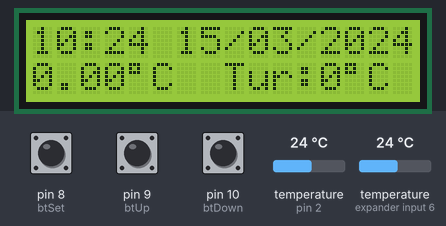
The sketch below on a simulated Arduino Uno, built with avr-gcc and run on an emulated ATmega328P. Shown: 16×2 character LCD. The inputs (shaded band) are chosen by the test bench; at power-on: pin 8 (btSet) HIGH, temperature (sensors on pin 2, expander input 6) 24 °C, pin 9 (btUp) HIGH, pin 10 (btDown) HIGH. The local clock reads 2024-03-15 10:24:30 at power-on unless the sketch sets it; what the sketch prints to the serial monitor is not drawn.

Above: at 1.4 s.
1.5 s: pin 8 (btSet) pulled LOW for 3.2 s
At 2.1 s:
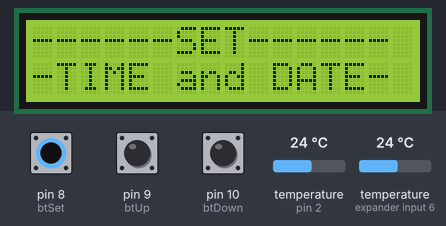
6.6 s: pin 8 (btSet) pulled LOW for 0.15 s
At 8.2 s:
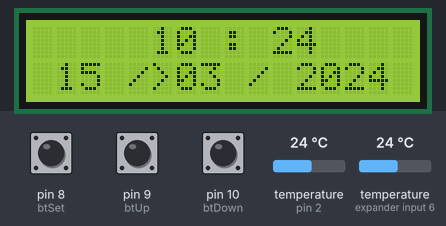
8.6 s: pin 8 (btSet) pulled LOW for 1 s
At 9.7 s:
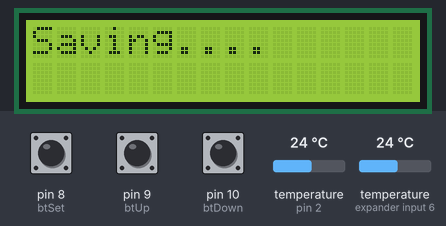
12.6 s: temperature (sensor on pin 2) set to 10.4 °C
At 19.3 s:
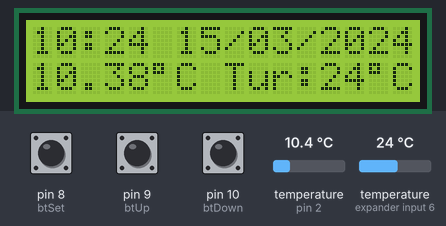
20.0 s: temperature (sensor on pin 2) set to 9.6 °C
At 25.7 s:
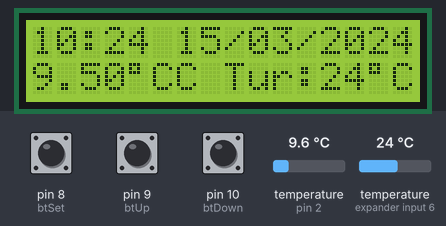
26.0 s: temperature (sensor on expander input 6) set to 10.3 °C
At 31.1 s:
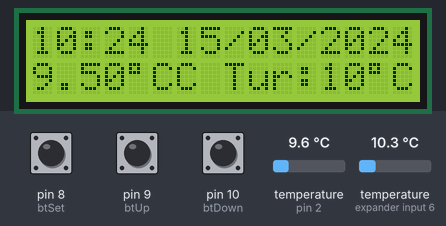
32.0 s: temperature (sensor on expander input 6) set to 9.3 °C
Timing chart, 0 to 35.0 s (numbered marks = the images above; inputs shaded):
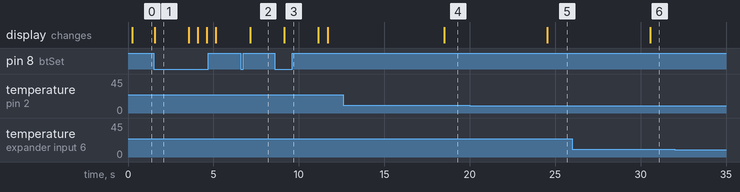

The sketch:

clock_2ds18b20.ino
```cpp
/*  Clock - Thermometer with Arduino
 *  More info: http://www.ardumotive.com/
 *  http://www.ardumotive.com/digitalclockther-en.html
 *  Dev: Michalis Vasilakis Data: 19/11/2016 Ver: 1.0
 *  change by Nicu FLORICA (niq_ro) for dual thermometer
 *  http://www.arduinotehniq.com/
 *  28.10.2018
 *
 *  Display 16x2:         Setup:
 *  +----------------+  +----------------+
 *  |HH:MM DD/MM/YYYY|  |    >HH :>MM    |
 *  |23.5*C  Tur:74*C|  |>DD />MM />YYYY |
 *  +----------------+  +----------------+
 */

//Libraries
#include <Wire.h>
#include <RTClib.h>
#include <LiquidCrystal_I2C.h>
#include <OneWire.h>
#include <DallasTemperature.h>

//Init libraries objects
RTC_DS1307 rtc;
LiquidCrystal_I2C lcd(0x3F, 16, 2);

// DS18B20 sensors
#define ONE_WIRE_BUS 2
#define TEMPERATURE_PRECISION1 11
#define TEMPERATURE_PRECISION2 11
// Setup a oneWire instance to communicate with any OneWire devices (not just Maxim/Dallas temperature ICs)
OneWire oneWire(ONE_WIRE_BUS);
// Pass our oneWire reference to Dallas Temperature.
DallasTemperature sensors(&oneWire);
// arrays to hold device addresses
DeviceAddress Thermometer1, Thermometer2;

//Constants
char daysOfTheWeek[7][12] = {"Sunday","Monday", "Tuesday", "Wednesday", "Thursday", "Friday", "Saturday"};

const long interval = 6000;  // Read data from DHT every 6 sec
const int btSet = 8;
const int btUp = 9;
const int btDown = 10;

//Variables
int DD,MM,YY,H,M,S,temp2, set_state, up_state, down_state;
float temp1;
int btnCount = 0;
unsigned long previousMillis = 0;
unsigned long currentMillis;
String sDD;
String sMM;
String sYY;
String sH;
String sM;
String sS;
boolean backlightON = true;
boolean setupScreen = false;


void setup () {
  Serial.begin(9600);
  pinMode(btSet, INPUT_PULLUP);
  pinMode(btUp, INPUT_PULLUP);
  pinMode(btDown, INPUT_PULLUP);
  lcd.begin();   // init the LCD
  lcd.backlight();   // Turn on the backligt (try lcd.noBacklight() to turn it off)
  lcd.clear();
  sensors.begin();  // initialize sensors DS18B20

    // locate devices on the bus
  Serial.print("Locating devices...");
  Serial.print("Found ");
  Serial.print(sensors.getDeviceCount(), DEC);
  Serial.println(" devices.");

  // report parasite power requirements
  Serial.print("Parasite power is: ");
  if (sensors.isParasitePowerMode()) Serial.println("ON");
  else Serial.println("OFF");

  // Search for devices on the bus and assign based on an index. Ideally,
  // you would do this to initially discover addresses on the bus and then
  // use those addresses and manually assign them (see above) once you know
  // the devices on your bus (and assuming they don't change).
  //
  // method 1: by index
  if (!sensors.getAddress(Thermometer1, 0)) Serial.println("Unable to find address for Device 0");
  if (!sensors.getAddress(Thermometer2, 1)) Serial.println("Unable to find address for Device 1");

  // method 2: search()
  // search() looks for the next device. Returns 1 if a new address has been
  // returned. A zero might mean that the bus is shorted, there are no devices,
  // or you have already retrieved all of them. It might be a good idea to
  // check the CRC to make sure you didn't get garbage. The order is
  // deterministic. You will always get the same devices in the same order
  //
  // Must be called before search()
  //oneWire.reset_search();
  // assigns the first address found to Thermometer2
  //if (!oneWire.search(Thermometer2)) Serial.println("Unable to find address for Thermometer2");
  // assigns the seconds address found to Thermometer1
  //if (!oneWire.search(Thermometer1)) Serial.println("Unable to find address for Thermometer1");

  // show the addresses we found on the bus
  Serial.print("Device 0 Address: ");
  printAddress(Thermometer1);
  Serial.println();

  Serial.print("Device 1 Address: ");
  printAddress(Thermometer2);
  Serial.println();

 // set the resolutions  per every device
  sensors.setResolution(Thermometer1, TEMPERATURE_PRECISION1);
  sensors.setResolution(Thermometer2, TEMPERATURE_PRECISION2);

  // set the resolution to 9 bit per device
  Serial.print("Device 0 Resolution: ");
  Serial.print(sensors.getResolution(Thermometer1), DEC);
  Serial.println();

  Serial.print("Device 1 Resolution: ");
  Serial.print(sensors.getResolution(Thermometer2), DEC);
  Serial.println();
}

void loop () {
  currentMillis = millis();
  readBtns();
  getTempTemp();
  getTimeDate();
  if (!setupScreen){
    lcdPrint();
  }
  else{
    lcdSetup();
  }
}
//Read buttons
void readBtns(){
  set_state = digitalRead(btSet);
  up_state = digitalRead(btUp);
  down_state = digitalRead(btDown);
  //Turn backlight on/off by pressing the down button
  if (down_state==LOW && btnCount==0){
    if (backlightON){
      lcd.noBacklight();
      backlightON = false;
    }
    else{
      lcd.backlight();
      backlightON = true;
    }
    delay(500);
  }
  if (set_state==LOW){
    if(btnCount<5){
      btnCount++;
      setupScreen = true;
        if(btnCount==1){
          lcd.clear();
          lcd.setCursor(0,0);
          lcd.print("------SET------");
          lcd.setCursor(0,1);
          lcd.print("-TIME and DATE-");
          delay(2000);
          lcd.clear();
        }
    }
    else{
      lcd.clear();
      rtc.adjust(DateTime(YY, MM, DD, H, M, 0));
      lcd.print("Saving....");
      delay(2000);
      lcd.clear();
      setupScreen = false;
      btnCount=0;
    }
    delay(500);
  }
}
//Read temperature and humidity every 6 seconds from DHT sensor
void getTempTemp(){
  if (currentMillis - previousMillis >= interval) {
  // call sensors.requestTemperatures() to issue a global temperature
  // request to all devices on the bus

  sensors.requestTemperatures();
  temp1 = sensors.getTempC(Thermometer1);
  temp2 = sensors.getTempC(Thermometer2);
  /*
  Serial.print("Requesting temperatures...");
  sensors.requestTemperatures();
  Serial.println("DONE");
  temp1 = sensors.getTempC(Thermometer1);
  Serial.print("Temp ext C: ");
  temp2 = sensors.getTempC(Thermometer2);
  Serial.print("Temp int C: ");
  */
  Serial.print(temp1);
  Serial.print("gr.C  --- ");
  Serial.print(temp2);
    Serial.println("gr.C-----");
    previousMillis = currentMillis;
  }
}

//Read time and date from rtc ic
void getTimeDate(){
  if (!setupScreen){
    DateTime now = rtc.now();
    DD = now.day();
    MM = now.month();
    YY = now.year();
    H = now.hour();
    M = now.minute();
    S = now.second();
  }
  //Make some fixes...
  if (DD<10){ sDD = '0' + String(DD); } else { sDD = DD; }
  if (MM<10){ sMM = '0' + String(MM); } else { sMM = MM; }
  sYY=YY;
  if (H<10){ sH = '0' + String(H); } else { sH = H; }
  if (M<10){ sM = '0' + String(M); } else { sM = M; }
  if (S<10){ sS = '0' + String(S); } else { sS = S; }
}
//Print values to the display
void lcdPrint(){
  lcd.setCursor(0,0); //First row
  lcd.print(sH);
  lcd.print(":");
  lcd.print(sM);
  lcd.print(" ");
  lcd.print(sDD);
  lcd.print("/");
  lcd.print(sMM);
  lcd.print("/");
  lcd.print(sYY);
  lcd.setCursor(0,1); //Second row
//  lcd.print("In:");
  lcd.print(temp1);
  lcd.write(0b11011111);  // simbol de grad
  lcd.print("C");
  lcd.setCursor(8,1); //10 cell of second row
  lcd.print("Tur:");
  lcd.print(temp2);
  lcd.write(0b11011111);  // simbol de grad
  lcd.print("C");
}
//Setup screen
void lcdSetup(){
  if (btnCount==1){
    lcd.setCursor(4,0);
    lcd.print(">");
    if (up_state == LOW){
      if (H<23){
        H++;
      }
      else {
        H=0;
      }
      delay(500);
    }
    if (down_state == LOW){
      if (H>0){
        H--;
      }
      else {
        H=23;
      }
      delay(500);
    }
  }
  else if (btnCount==2){
    lcd.setCursor(4,0);
    lcd.print(" ");
    lcd.setCursor(9,0);
    lcd.print(">");
    if (up_state == LOW){
      if (M<59){
        M++;
      }
      else {
        M=0;
      }
      delay(500);
    }
    if (down_state == LOW){
      if (M>0){
        M--;
      }
      else {
        M=59;
      }
      delay(500);
    }
  }
  else if (btnCount==3){
    lcd.setCursor(9,0);
    lcd.print(" ");
    lcd.setCursor(0,1);
    lcd.print(">");
    if (up_state == LOW){
      if (DD<31){
        DD++;
      }
      else {
        DD=1;
      }
      delay(500);
    }
    if (down_state == LOW){
      if (DD>1){
        DD--;
      }
      else {
        DD=31;
      }
      delay(500);
    }
  }
  else if (btnCount==4){
    lcd.setCursor(0,1);
    lcd.print(" ");
    lcd.setCursor(5,1);
    lcd.print(">");
    if (up_state == LOW){
      if (MM<12){
        MM++;
      }
      else {
        MM=1;
      }
      delay(500);
    }
    if (down_state == LOW){
      if (MM>1){
        MM--;
      }
      else {
        MM=12;
      }
      delay(500);
    }
  }
  else if (btnCount==5){
    lcd.setCursor(5,1);
    lcd.print(" ");
    lcd.setCursor(10,1);
    lcd.print(">");
    if (up_state == LOW){
      if (YY<2999){
        YY++;
      }
      else {
        YY=2000;
      }
      delay(500);
    }
    if (down_state == LOW){
      if (YY>2000){
        YY--;
      }
      else {
        YY=2999;
      }
      delay(500);
    }
  }
  lcd.setCursor(5,0);
  lcd.print(sH);
  lcd.setCursor(8,0);
  lcd.print(":");
  lcd.setCursor(10,0);
  lcd.print(sM);
  lcd.setCursor(1,1);
  lcd.print(sDD);
  lcd.setCursor(4,1);
  lcd.print("/");
  lcd.setCursor(6,1);
  lcd.print(sMM);
  lcd.setCursor(9,1);
  lcd.print("/");
  lcd.setCursor(11,1);
  lcd.print(sYY);
}

// function to print a device address
void printAddress(DeviceAddress deviceAddress)
{
  for (uint8_t i = 0; i < 8; i++)
  {
    // zero pad the address if necessary
    if (deviceAddress[i] < 16) Serial.print("0");
    Serial.print(deviceAddress[i], HEX);
  }
}

// function to print the temperature for a device
void printTemperature(DeviceAddress deviceAddress)
{
  float tempC = sensors.getTempC(deviceAddress);
  Serial.print("Temp C: ");
  Serial.print(tempC);
  Serial.print(" Temp F: ");
  Serial.print(DallasTemperature::toFahrenheit(tempC));
}

// function to print a device's resolution
void printResolution(DeviceAddress deviceAddress)
{
  Serial.print("Resolution: ");
  Serial.print(sensors.getResolution(deviceAddress));
  Serial.println();
}

// main function to print information about a device
void printData(DeviceAddress deviceAddress)
{
  Serial.print("Device Address: ");
  printAddress(deviceAddress);
  Serial.print(" ");
  printTemperature(deviceAddress);
  Serial.println();
}
```

Measured:
- the behaviour switches between 10 and 9.9 °C on temperature (sensor on pin 2) (found by bisection; images 4 and 5)
- after the input at 1.5 s, the display: changes after 0.06 s (image 1)
- after the input at 6.6 s, the display: changes after 0.55 s (image 2)
- after the input at 8.6 s, the display: first changes after 0.53 s (image 3 shows a later state)
- after the input at 12.6 s, the display: changes after 5.9 s (image 4)
- after the input at 20.0 s, the display: changes after 4.5 s (image 5)
- after the input at 26.0 s, the display: changes after 4.6 s (image 6)
